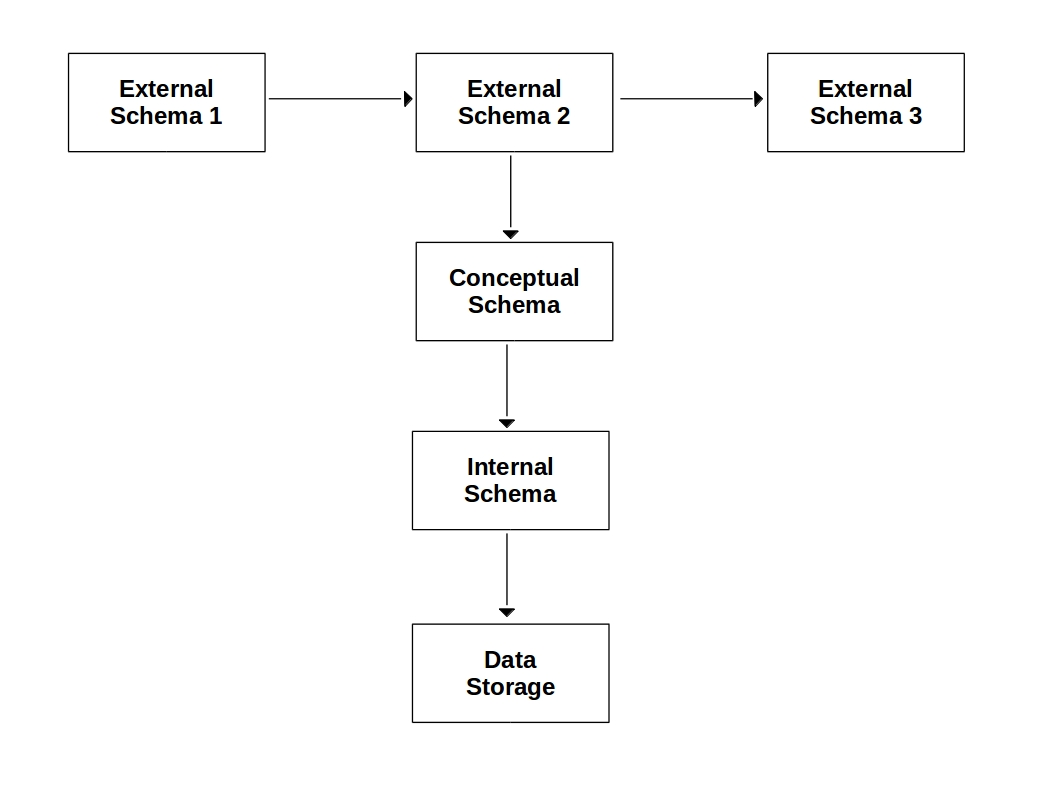
#> input picture images/diagrams/diag1.jpg, 1058 x 794 px
$ python main.py   (older library calls are emulated)
#> lines starting #> are read from the running program, lines starting #| are printed output that depends on the picture; after the words box and inside, x2 and y2 are one past the last pixel; in counts of white or black regions, pixels touching at a corner belong together
### CommonMethods.py
################################################################
####### Automate Block Diagram Evaluation System (ABDES) #######
##### Common Methods used for the project are defined here.#####
################################################################

# Imports
import math
from functools import reduce
from PIL import Image
import cv2
from PIL import ImageFilter
import pytesser
from CustomClasses import ContourObject, ImageObject, Point

image_file_dir_path = "images/diagrams/"
image_temp_dir_path = "images/temp/"
image_detected_dir_path = "images/detected/"
data_save_dir_path = "data/"


# Detected contour region details.
# arguments : (imageFileName)
# return : ImageObject


def processImage(path, input_image_name):
#> called with path = 'images/diagrams/', input_image_name = 'diag1.jpg'
    image_file_path = path + input_image_name
    im = cv2.imread(image_file_path)
#> im is the input picture: shape (794, 1058, 3); mean B, G, R 250.8, 250.8, 250.8
    gray = cv2.cvtColor(im, cv2.COLOR_BGR2GRAY)
    image = Image.open(image_file_path)
    thresh = cv2.adaptiveThreshold(gray, 255, 1, 1, 11, 2)
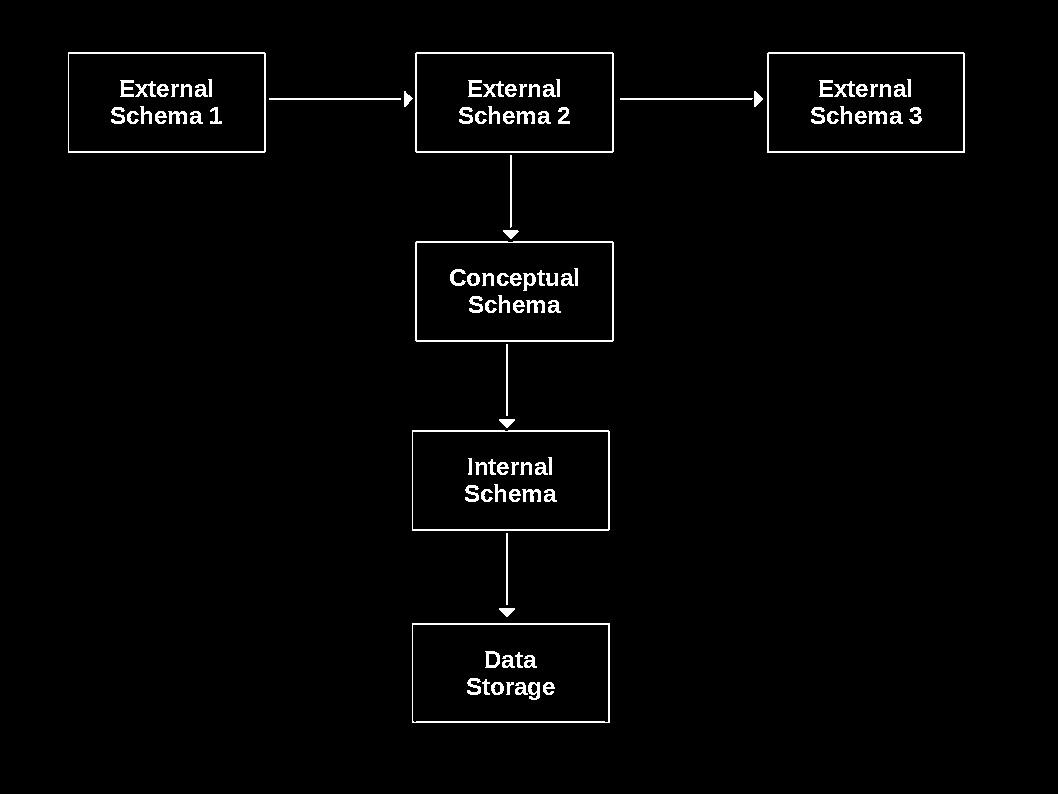
#> thresh: shape (794, 1058); 2% white in thin lines or dots, all inside (x1, y1, x2, y2) = (68, 52, 965, 723)
    contours, hierarchy = cv2.findContours(thresh, 1, 2)
#> contours = 134 contours, 11 with area under 20; largest, box (x1, y1, x2, y2) and area: (415, 52, 614, 153) 19798, (415, 241, 614, 342) 19793, (767, 52, 965, 153) 19699, (68, 52, 266, 153) 19699, (412, 430, 610, 531) 19696
    idx = 0
    contour_list = []
    for cnt in contours:
        idx += 1
        x, y, w, h = cv2.boundingRect(cnt)
#> x = 517; y = 688; w = 7; h = 6
        peri = cv2.arcLength(cnt, True)
#> peri = 17.31
        approx = cv2.approxPolyDP(cnt, 0.01 * peri, True)
#> approx = contour of 9 points, box (x1, y1, x2, y2) (517, 688, 524, 694), area 20
        if len(approx) == 4:
            roi = im[y:y + h, x:x + w]
            file_name = image_temp_dir_path + str(idx) + '.jpg'
            cv2.imwrite(file_name, roi)

            img = Image.open(file_name)

            text = pytesser.image_to_string(img).rstrip('\n')
            text = text.replace('\n', ' ')
            text = text.strip(' ')
            if addCountourToList(contour_list, cnt, x, y, text):
                file_name = image_detected_dir_path + str(idx) + '.jpg'
                cv2.imwrite(file_name, roi)
                cv2.rectangle(im, (x, y), (x + w, y + h), (255, 0, 255), 2)
                image = removeImageContent(image, [x - 3, y - 3, (x + w + 3), (y + h + 3)])
                # print ("Text :", text, "$$")
    image.save(image_detected_dir_path + "Cut_" + input_image_name)
    imageObject = ImageObject(im, contour_list, input_image_name)
    return imageObject


# Method will create a ContourObject and add it to the contourList given in the argument.
# arguments : (contourList, cnt, x, y)
# return : void
# [64 lines left out: functions addCountourToList, removeImageContent, generateInitialClusterPoints, generateAllContourPointsForClustering, getDistance, not called in this run]

### pytesser.py
"""OCR in Python using the Tesseract engine from Google
http://code.google.com/p/pytesser/
by Michael J.T. O'Kelly
V 0.0.1, 3/10/07"""

from PIL import Image
import subprocess
import cv2
import util
import errors
import numpy as np

tesseract_exe_name = r'C:\Program Files\Tesseract-OCR\tesseract'
# Name of executable to be called at command line
scratch_image_name = "temp.bmp" # This file must be .bmp or other Tesseract-compatible format
scratch_text_name_root = "temp" # Leave out the .txt extension
cleanup_scratch_flag = False  # Temporary files cleaned up after OCR operation

def call_tesseract(input_filename, output_filename):
	"""Calls external tesseract.exe on input file (restrictions on types),
	outputting output_filename+'txt'"""
	args = [tesseract_exe_name, input_filename, output_filename]
#> (the run stopped early here; a loop or call above may not have finished)

$ run again, with images/diagrams/proj_diag1_Mixed.jpg copied over images/diagrams/diag1.jpg
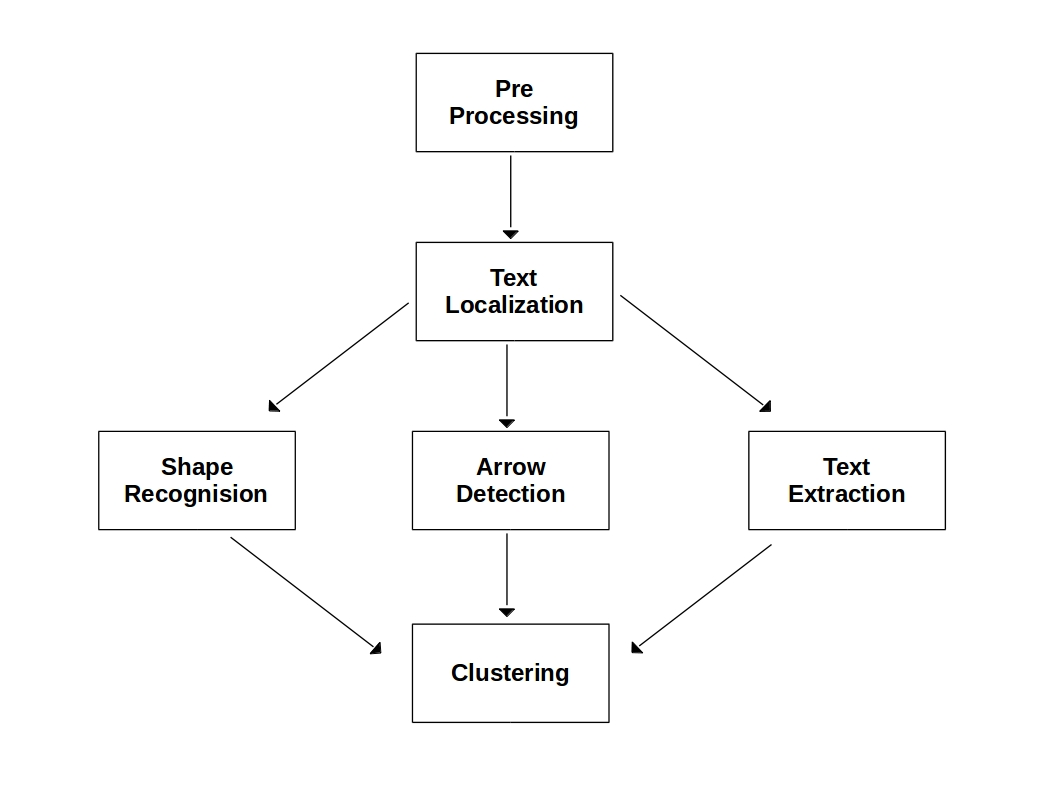
#> input picture images/diagrams/proj_diag1_Mixed.jpg, 1058 x 794 px
#> in processImage, im is the input picture: shape (794, 1058, 3); mean B, G, R 250.8, 250.8, 250.8
#> in processImage, `thresh = cv2.adaptiveThreshold(gray, 255, 1, 1, 11, 2)`:
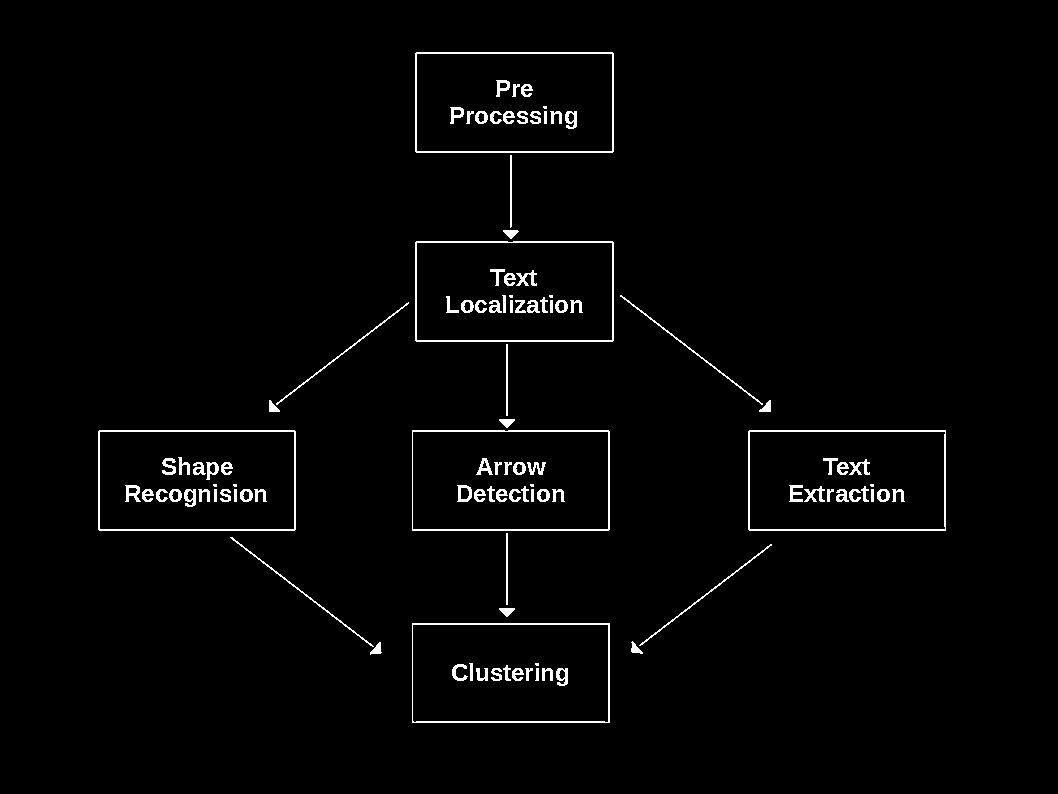
#> thresh: shape (794, 1058); 1.9% white in thin lines or dots, all inside (x1, y1, x2, y2) = (98, 52, 946, 723)
#> contours = 144 contours, 17 with area under 20; largest, box (x1, y1, x2, y2) and area: (415, 52, 614, 153) 19798, (415, 241, 614, 342) 19793, (748, 430, 946, 531) 19699, (98, 430, 296, 531) 19698, (412, 430, 610, 531) 19696
#> x = 558; y = 669; w = 8; h = 11
#> peri = 26.97
#> approx = contour of 11 points, box (x1, y1, x2, y2) (558, 669, 566, 680), area 48

$ run again, with images/diag2.bmp saved as images/diagrams/diag1.jpg
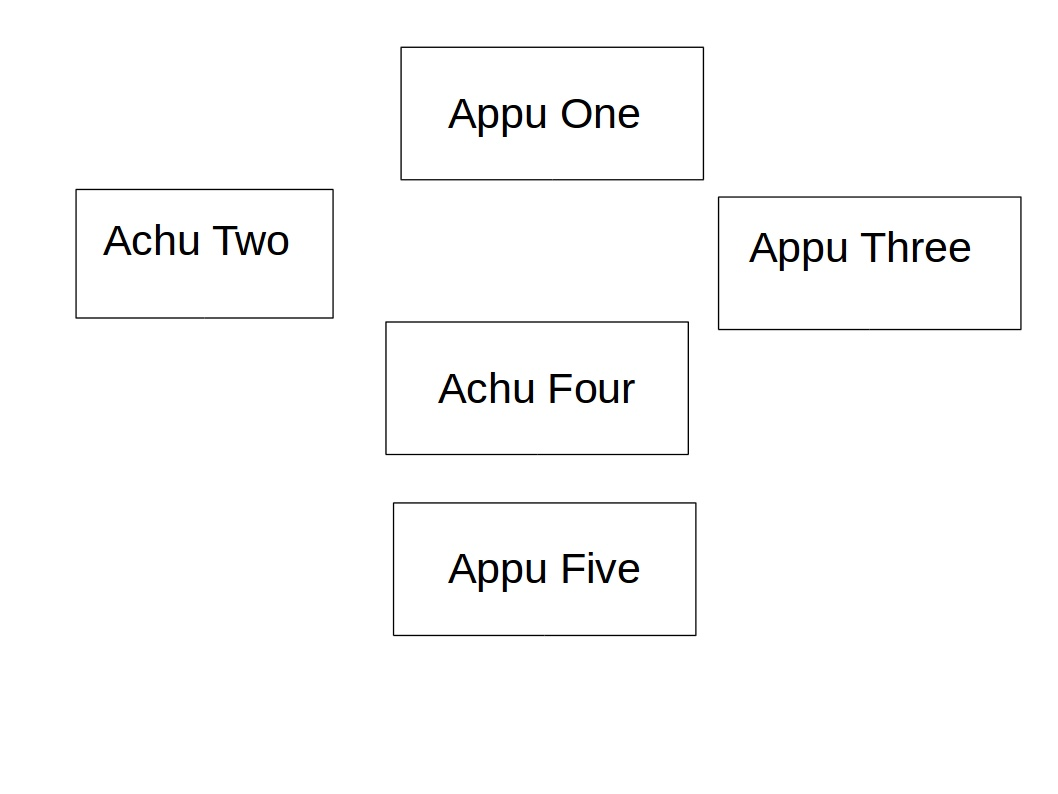
#> input picture images/diag2.bmp, 1058 x 794 px
#> in processImage, im is the input picture: shape (794, 1058, 3); mean B, G, R 250.7, 250.7, 250.7
#> in processImage, `thresh = cv2.adaptiveThreshold(gray, 255, 1, 1, 11, 2)`:
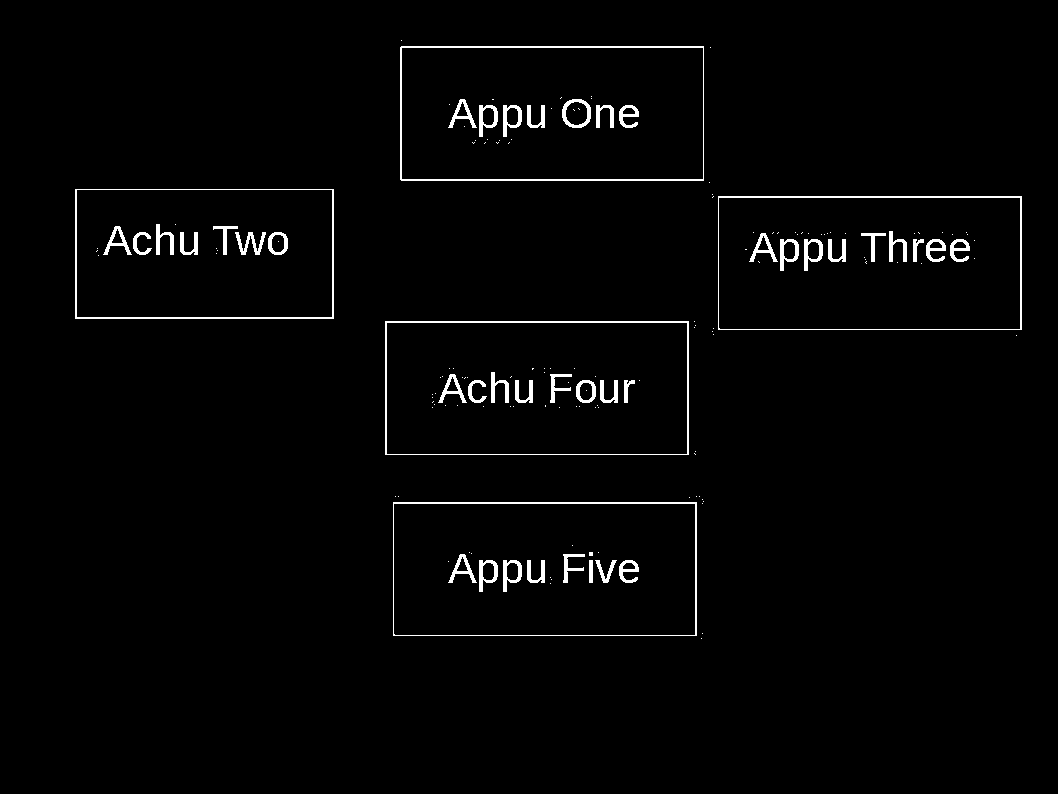
#> thresh: shape (794, 1058); 1.9% white; 164 white regions (120 under 20 px)
#> contours = 187 contours, 120 with area under 20; largest, box (x1, y1, x2, y2) and area: (400, 46, 704, 181) 40601, (393, 502, 697, 636) 40299, (385, 321, 689, 455) 40299, (718, 196, 1022, 330) 40299, (401, 47, 704, 180) 39862
#> x = 701; y = 638; w = 1
#> peri = 0
#> approx = [[701, 638]]
